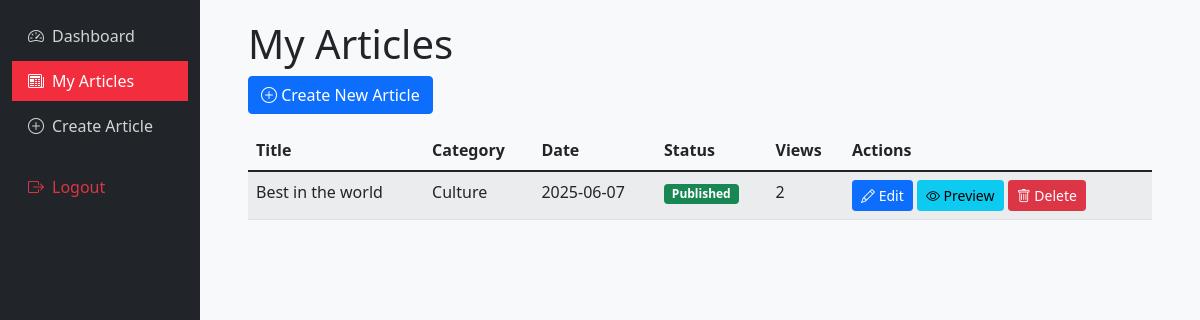
The app's page /journalist/articles (signed in), older data.
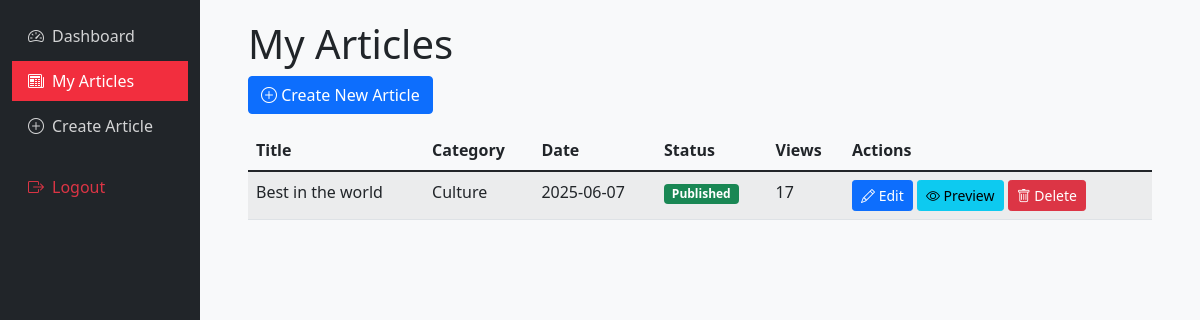
The same page, newer data.
### app.py (models this page shows)
class News(db.Model):
    id = db.Column(db.Integer, primary_key=True)
    title = db.Column(db.String(200), nullable=False)
    content = db.Column(db.Text, nullable=False)
    category = db.Column(db.String(50), nullable=False)
    image = db.Column(db.String(100), nullable=False, default='default_news.jpg')
    date_posted = db.Column(db.DateTime, nullable=False, default=datetime.utcnow)
    is_published = db.Column(db.Boolean, default=False)
    views = db.Column(db.Integer, default=0)
    user_id = db.Column(db.Integer, db.ForeignKey('user.id'), nullable=False)

### app.py (the view)
@app.route('/journalist/articles')
@login_required
def journalist_articles():
    if current_user.role not in ['journalist', 'senior_journalist', 'junior_journalist']:
        flash('You are not authorized to access this page', 'error')
        return redirect(url_for('home'))
    articles = News.query.filter_by(user_id=current_user.id).order_by(News.date_posted.desc()).all()
    return render_template('journalist_articles.html', articles=articles)

### app.py (called while the page is built)
@login_manager.user_loader
def load_user(user_id):
    return User.query.get(int(user_id))

@app.context_processor
def inject_datetime():
    return {'datetime': datetime}

### templates/journalist_articles.html (shortened to what this page needs)
{% extends "journalist_base.html" %}
{% block content %}
<div class="container">
    <h1>My Articles</h1>
    <div class="mb-3">
        <a href="{{ url_for('new_article') }}" class="btn btn-primary">
            <i class="bi bi-plus-circle"></i> Create New Article
        </a>
    </div>
    <div class="table-responsive">
        <table class="table table-striped">
            <thead>
                <tr>
                    <th>Title</th>
                    <th>Category</th>
                    <th>Date</th>
                    <th>Status</th>
                    <th>Views</th>
                    <th>Actions</th>
                </tr>
            </thead>
            <tbody>
                {% for article in articles %}
                <tr>
                    <td>{{ article.title }}</td>
                    <td>{{ article.category }}</td>
                    <td>{{ article.date_posted.strftime('%Y-%m-%d') }}</td>
                    <td>
                        {% if article.is_published %}
                            <span class="badge bg-success">Published</span>
                        {% else %}
                            <span class="badge bg-warning">Pending</span>
                        {% endif %}
                    </td>
                    <td>{{ article.views }}</td>
                    <td>
                        <a href="{{ url_for('edit_article', article_id=article.id) }}" class="btn btn-sm btn-primary">
                            <i class="bi bi-pencil"></i> Edit
                        </a>
                        <a href="{{ url_for('preview_article', article_id=article.id) }}" class="btn btn-sm btn-info">
                            <i class="bi bi-eye"></i> Preview
                        </a>
                        <button class="btn btn-sm btn-danger delete-article" data-id="{{ article.id }}">
                            <i class="bi bi-trash"></i> Delete
                        </button>
                    </td>
                </tr>
                {% else %}
                <tr>
                    <td colspan="6" class="text-center">No articles found</td>
                </tr>
                {% endfor %}
            </tbody>
        </table>
    </div>
</div>
{% endblock %}

Row changes from the older to the newer data that the page shows:
changed News "Best in the world": views "2" → "17"
